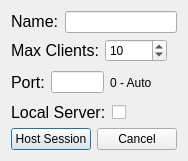
<?xml version="1.0" encoding="UTF-8"?>
<ui version="4.0">
 <class>Dialog_HostSession</class>
 <widget class="QDialog" name="Dialog_HostSession">
  <property name="windowModality">
   <enum>Qt::WindowModal</enum>
  </property>
  <property name="geometry">
   <rect>
    <x>0</x>
    <y>0</y>
    <width>186</width>
    <height>161</height>
   </rect>
  </property>
  <property name="windowTitle">
   <string>Host Session</string>
  </property>
  <property name="toolTip">
   <string notr="true"/>
  </property>
  <property name="statusTip">
   <string notr="true"/>
  </property>
  <property name="whatsThis">
   <string notr="true"/>
  </property>
  <layout class="QVBoxLayout" name="verticalLayout">
   <item>
    <layout class="QVBoxLayout" name="Layout_Options">
     <item>
      <layout class="QHBoxLayout" name="Layout_Nickname">
       <item>
        <widget class="QLabel" name="Label_Nickname">
         <property name="text">
          <string>&lt;html&gt;&lt;head/&gt;&lt;body&gt;&lt;p&gt;&lt;span style=&quot; font-size:12pt;&quot;&gt;Name:&lt;/span&gt;&lt;/p&gt;&lt;/body&gt;&lt;/html&gt;</string>
         </property>
        </widget>
       </item>
       <item>
        <widget class="QLineEdit" name="Input_Name"/>
       </item>
      </layout>
     </item>
     <item>
      <layout class="QHBoxLayout" name="Layout_IP">
       <item>
        <widget class="QLabel" name="Label_MaxClients">
         <property name="text">
          <string>&lt;html&gt;&lt;head/&gt;&lt;body&gt;&lt;p&gt;&lt;span style=&quot; font-size:12pt;&quot;&gt;Max Clients:&lt;/span&gt;&lt;/p&gt;&lt;/body&gt;&lt;/html&gt;</string>
         </property>
        </widget>
       </item>
       <item>
        <widget class="QSpinBox" name="spinBox_MaxClients">
         <property name="minimum">
          <number>2</number>
         </property>
         <property name="value">
          <number>10</number>
         </property>
        </widget>
       </item>
       <item>
        <spacer name="horizontalSpacer_2">
         <property name="orientation">
          <enum>Qt::Horizontal</enum>
         </property>
         <property name="sizeType">
          <enum>QSizePolicy::Minimum</enum>
         </property>
         <property name="sizeHint" stdset="0">
          <size>
           <width>10</width>
           <height>20</height>
          </size>
         </property>
        </spacer>
       </item>
      </layout>
     </item>
     <item>
      <layout class="QHBoxLayout" name="Layout_Port">
       <item>
        <widget class="QLabel" name="Label_Port">
         <property name="text">
          <string>&lt;html&gt;&lt;head/&gt;&lt;body&gt;&lt;p&gt;&lt;span style=&quot; font-size:12pt;&quot;&gt;Port:&lt;/span&gt;&lt;/p&gt;&lt;/body&gt;&lt;/html&gt;</string>
         </property>
        </widget>
       </item>
       <item>
        <widget class="QLineEdit" name="Input_Port">
         <property name="enabled">
          <bool>true</bool>
         </property>
         <property name="text">
          <string/>
         </property>
        </widget>
       </item>
       <item>
        <widget class="QLabel" name="label_2">
         <property name="text">
          <string>0 - Auto</string>
         </property>
        </widget>
       </item>
       <item>
        <spacer name="horizontalSpacer">
         <property name="orientation">
          <enum>Qt::Horizontal</enum>
         </property>
         <property name="sizeHint" stdset="0">
          <size>
           <width>80</width>
           <height>20</height>
          </size>
         </property>
        </spacer>
       </item>
      </layout>
     </item>
     <item>
      <layout class="QHBoxLayout" name="horizontalLayout_2">
       <item>
        <widget class="QLabel" name="label">
         <property name="text">
          <string>&lt;html&gt;&lt;head/&gt;&lt;body&gt;&lt;p&gt;&lt;span style=&quot; font-size:12pt;&quot;&gt;Local Server:&lt;/span&gt;&lt;/p&gt;&lt;/body&gt;&lt;/html&gt;</string>
         </property>
        </widget>
       </item>
       <item>
        <widget class="QCheckBox" name="checkBox_IsLocalServer">
         <property name="text">
          <string/>
         </property>
        </widget>
       </item>
      </layout>
     </item>
    </layout>
   </item>
   <item>
    <layout class="QHBoxLayout" name="horizontalLayout">
     <item>
      <widget class="QPushButton" name="Button_HostSession">
       <property name="text">
        <string>Host Session</string>
       </property>
      </widget>
     </item>
     <item>
      <widget class="QPushButton" name="Button_Cancel">
       <property name="text">
        <string>Cancel</string>
       </property>
      </widget>
     </item>
    </layout>
   </item>
  </layout>
 </widget>
 <resources/>
 <connections>
  <connection>
   <sender>Button_Cancel</sender>
   <signal>clicked()</signal>
   <receiver>Dialog_HostSession</receiver>
   <slot>reject()</slot>
   <hints>
    <hint type="sourcelabel">
     <x>272</x>
     <y>130</y>
    </hint>
    <hint type="destinationlabel">
     <x>271</x>
     <y>162</y>
    </hint>
   </hints>
  </connection>
  <connection>
   <sender>Button_HostSession</sender>
   <signal>clicked()</signal>
   <receiver>Dialog_HostSession</receiver>
   <slot>accept()</slot>
   <hints>
    <hint type="sourcelabel">
     <x>134</x>
     <y>136</y>
    </hint>
    <hint type="destinationlabel">
     <x>129</x>
     <y>165</y>
    </hint>
   </hints>
  </connection>
 </connections>
</ui>
